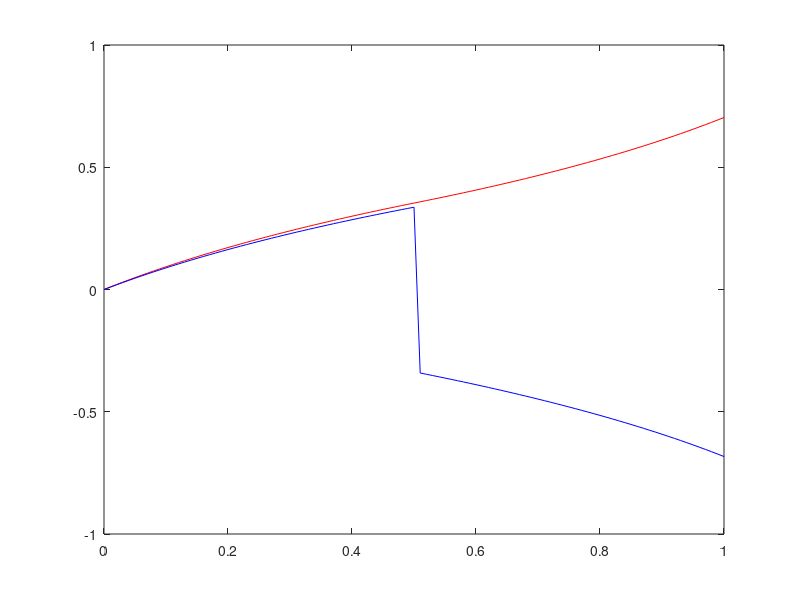

The MATLAB source for this figure:
% ME21BTECH11001 Abhishek Ghosh
% ME3180 Assignment 1
% Question 2


clc
clear all

E = 1;
b = 1;
f = 0;
L = 1;
h0 = 0;
h1 = 1;


n=101;
h=(h1-h0)/(n-1);

A = zeros(n,n);
B = zeros(n,1);
B(1)=0;
B(n)=0.01;
A(1,1)=1;
A(n,n)=1;
A(n,n-1)=-1;
x=(h0:h:h1)';

sol = zeros(n,1);
c1 = -0.01/log(2) + 0.5;
c2 = c1*log(2);
c3 = 0.5;
c4 = 0.01 - 0.5*log(2);

sol(1) = c1*log(0.5) + c1*log(2);

% Central Difference
for i=2:n-1
    if(x(i)<=L/2)
        A(i,i+1)=1/(2*h) +(x(i)+0.5)/h^2;
        A(i,i)=-2*(x(i)+0.5)/h^2;
        A(i,i-1)=(x(i)+0.5)/h^2 -1/(2*h);
        sol(i)=c1*log(x(i)+0.5) + c1*log(2);
    else
        A(i,i+1)=-1/(2*h)+(1.5-x(i))/h^2;
        A(i,i)=-2*(1.5-x(i))/h^2;
        A(i,i-1)=1/(2*h)+(1.5-x(i))/h^2;;
        sol(i)=0.5*log(1.5-x(i)) + 0.01 -0.5*log(2);
    end
end

sol(n)=0.5*log(1.5-x(n))+0.01 - 0.5*log(2);

y = A\B;
plot(x,y,color='r')
hold on
plot(x, sol,Color='b');



